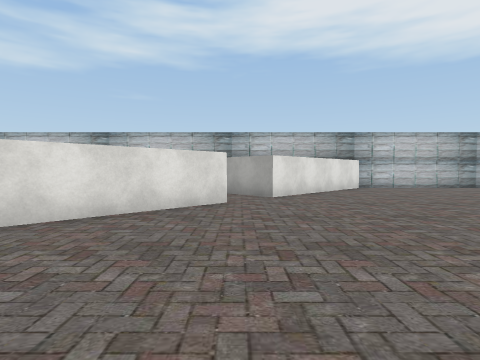
view 1 (above)

16 first-person views from a walk through a scene from a Unity 3-D project. The camera is 1.3 m above the floor, tilts 2° down and sees 80° across. The floor is counted in squares, 2 m on a side. Each view is taken from the middle of a square. On the plan, view 1 faces up. The plan holds only what a view shows up to about 9 squares ahead; the rest is blank. The place goes on beyond the plan. The player character is not drawn. Some surface patterns are stand-ins.

view 2
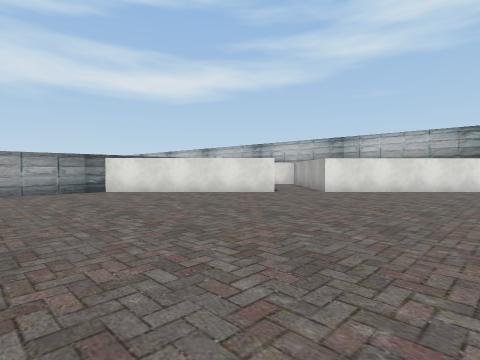

view 3
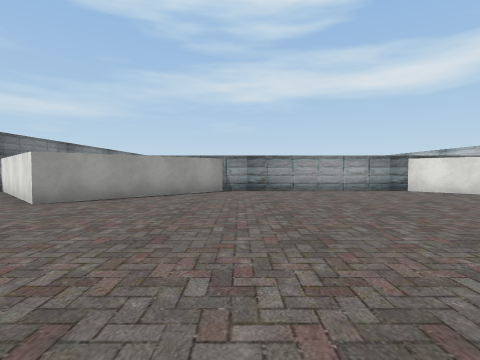

view 4
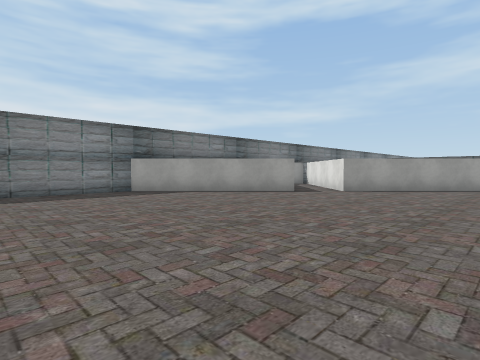

view 5
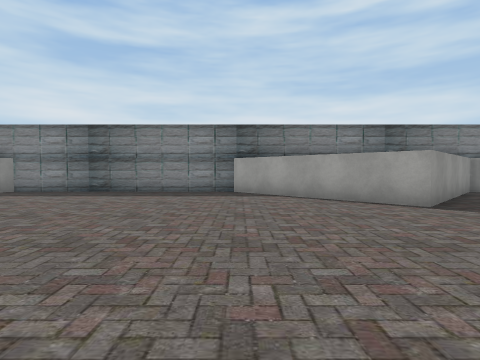

view 6
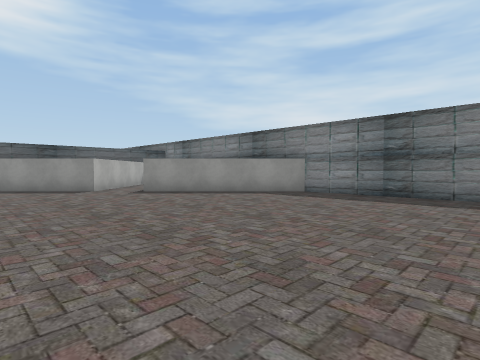

view 7
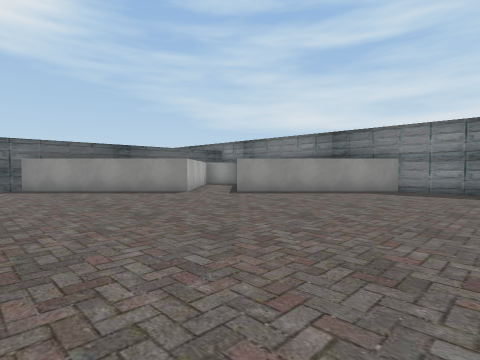

view 8
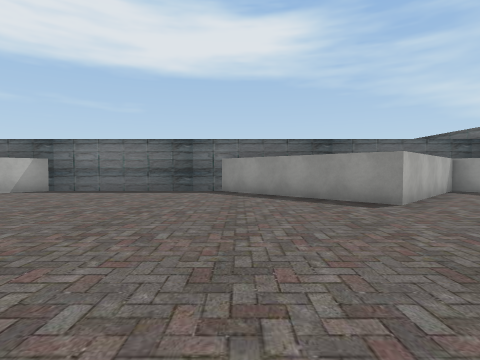

view 9
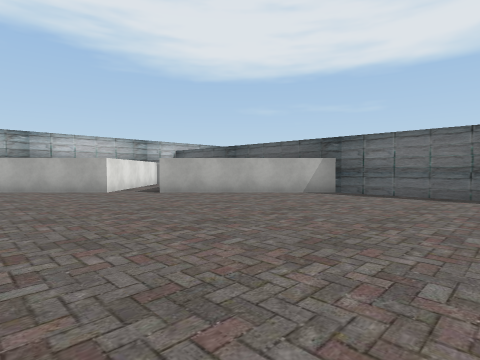

view 10
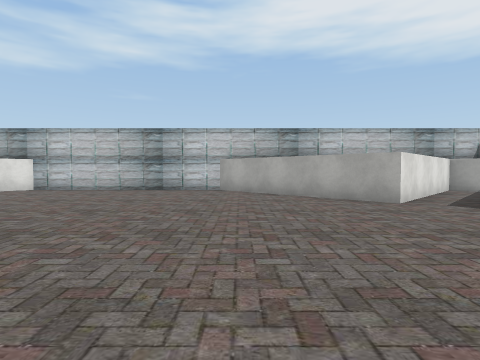

view 11
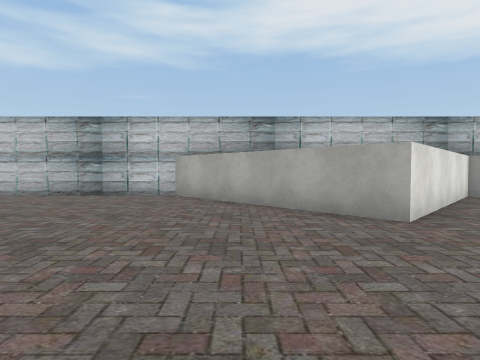

view 12
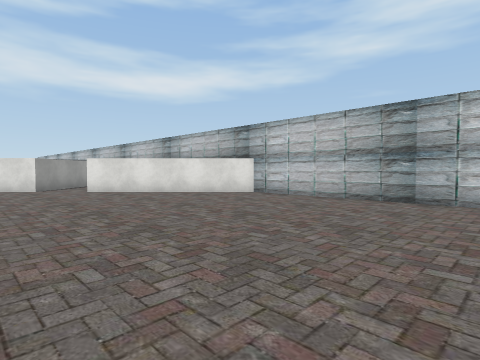

view 13
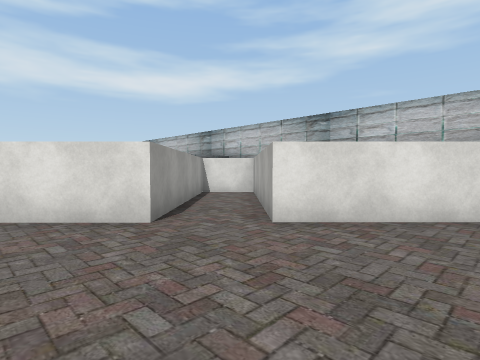

view 14
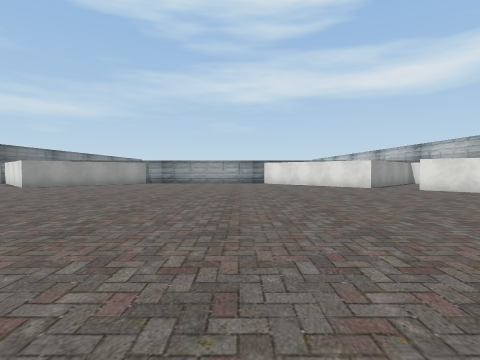

view 15
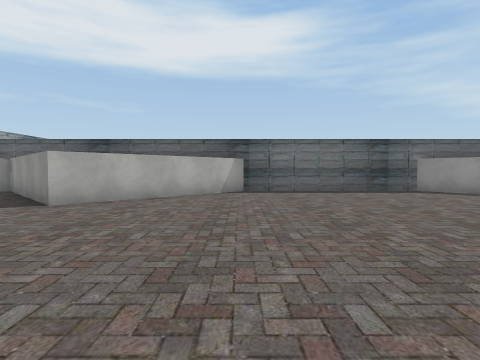

view 16
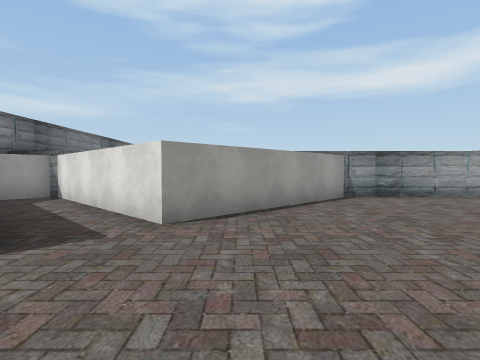

### Floor plan
Points are (right, up) in squares from view 1. A wall is a line through its corners. A room is listed if a view was taken in it or the views show most of it. See-through windows are left out.
Room 1 (views 1, 2, 3, 4, 5, 6, 7, 8, 9, 10, 11, 12, 13, 14, 15, 16)
walls: (-0.3, 5.7) (-3.8, 2.2) (-3.8, -3.5) (-0.4, -6.9) (-3.9, -10.4) (-2.8, -11.5) (0.7, -8) (4.2, -11.5) (10.7, -11.5) (14.2, -8.1); (15.3, -7) (18.8, -3.5) (18.8, 1.9) (15.2, 5.5); (14.1, 6.5) (10.4, 10.3) (4.3, 10.3) (0.8, 6.8) (-0.3, 7.9)
ways out: opening at (-1, 7); opening at (15, -8); opening at (15, 7)

Positions as (right, up) in squares from view 1, and headings:
1: (0, 0), facing up
2: (5, -1), facing up-left
3: (5, -3), facing left
4: (8, -3), facing down-left
5: (4, -3), facing down
6: (6, -4), facing down-right
7: (8, -2), facing down-right
8: (10, -4), facing right
9: (11, -2), facing up-right
10: (11, 1), facing up
11: (12, 3), facing up
12: (10, 4), facing up-left
13: (3, 4), facing up-left
14: (10, 1), facing left
15: (10, 2), facing right
16: (3, -6), facing left
